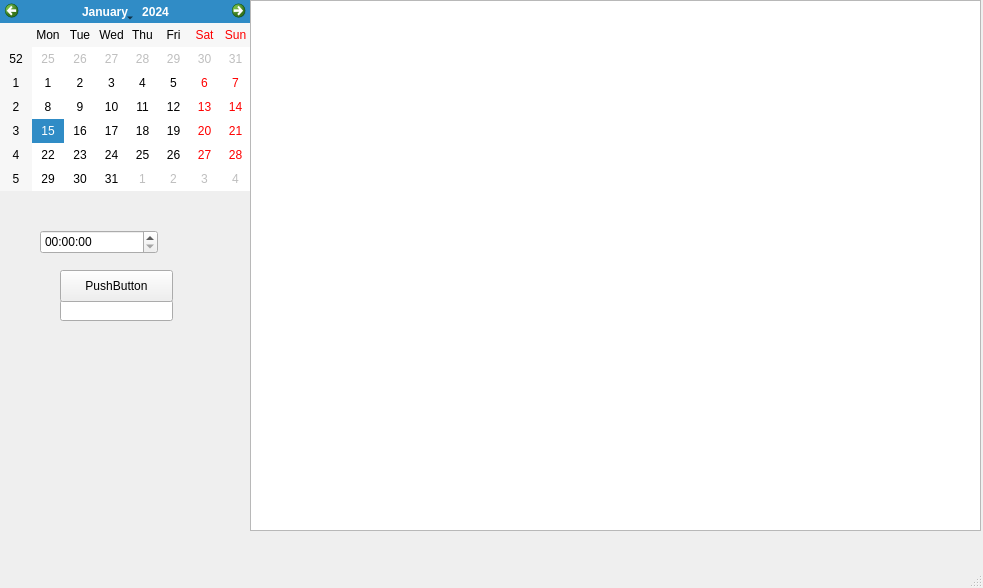
<?xml version="1.0" encoding="UTF-8"?>
<ui version="4.0">
 <class>MainWindow</class>
 <widget class="QMainWindow" name="MainWindow">
  <property name="geometry">
   <rect>
    <x>0</x>
    <y>0</y>
    <width>983</width>
    <height>588</height>
   </rect>
  </property>
  <property name="windowTitle">
   <string>MainWindow</string>
  </property>
  <widget class="QWidget" name="centralwidget">
   <widget class="QCalendarWidget" name="calendarWidget">
    <property name="geometry">
     <rect>
      <x>0</x>
      <y>0</y>
      <width>251</width>
      <height>191</height>
     </rect>
    </property>
   </widget>
   <widget class="QTimeEdit" name="timeEdit">
    <property name="geometry">
     <rect>
      <x>40</x>
      <y>230</y>
      <width>118</width>
      <height>24</height>
     </rect>
    </property>
   </widget>
   <widget class="QLineEdit" name="lineEdit">
    <property name="geometry">
     <rect>
      <x>60</x>
      <y>300</y>
      <width>113</width>
      <height>21</height>
     </rect>
    </property>
   </widget>
   <widget class="QPushButton" name="pushButton">
    <property name="geometry">
     <rect>
      <x>60</x>
      <y>270</y>
      <width>113</width>
      <height>32</height>
     </rect>
    </property>
    <property name="text">
     <string>PushButton</string>
    </property>
   </widget>
   <widget class="QListWidget" name="listWidget">
    <property name="geometry">
     <rect>
      <x>250</x>
      <y>0</y>
      <width>731</width>
      <height>531</height>
     </rect>
    </property>
   </widget>
  </widget>
  <widget class="QMenuBar" name="menubar">
   <property name="geometry">
    <rect>
     <x>0</x>
     <y>0</y>
     <width>983</width>
     <height>37</height>
    </rect>
   </property>
  </widget>
  <widget class="QStatusBar" name="statusbar"/>
 </widget>
 <resources/>
 <connections/>
</ui>
